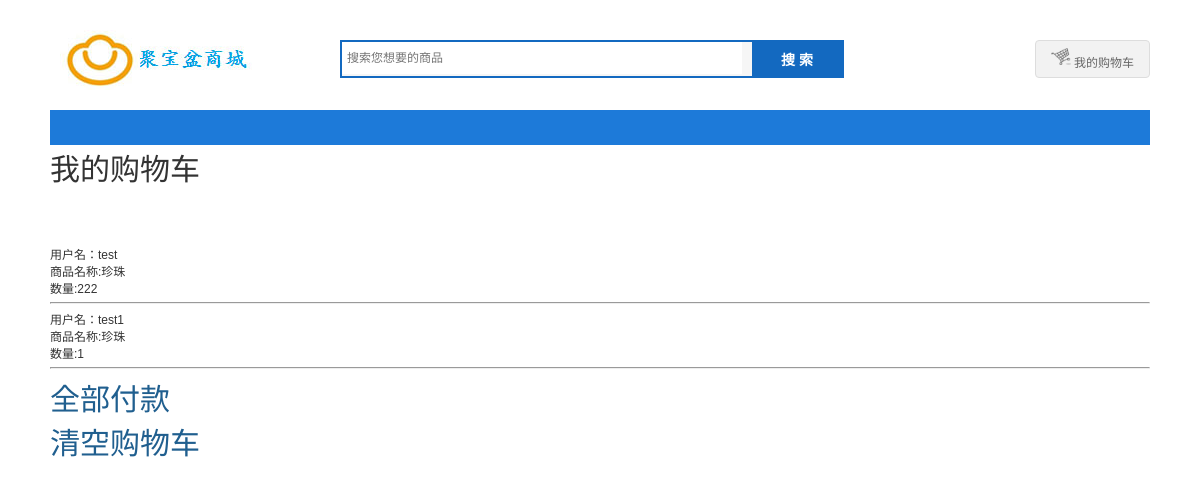
The app's page /user/cart.php?uid=1, older data.
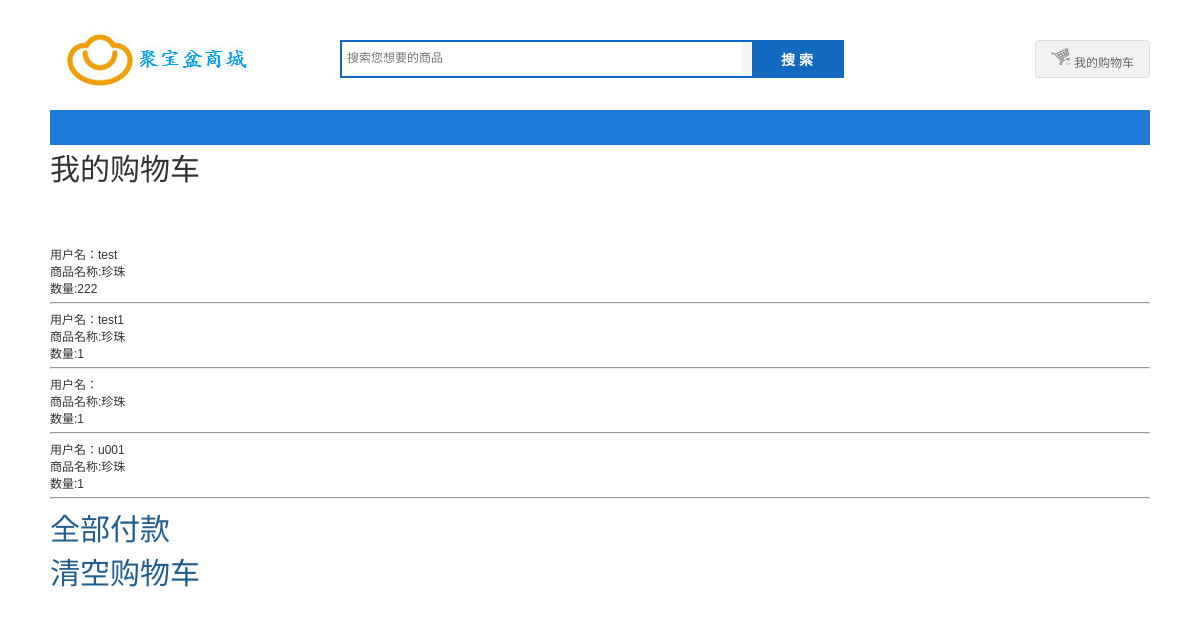
The same page, newer data.
### tables this page shows
CREATE TABLE `cart` (
  `id` int(11) NOT NULL AUTO_INCREMENT,
  `user_id` int(11) NOT NULL,
  `goods_id` int(11) NOT NULL,
  `count` int(11) NOT NULL,
  PRIMARY KEY (`id`)
);

CREATE TABLE `user` (
  `id` int(11) NOT NULL AUTO_INCREMENT,
  `uname` varchar(255) NOT NULL,
  `pwd` varchar(255) NOT NULL,
  `tel` varchar(30) DEFAULT NULL,
  `sex` varchar(20) DEFAULT NULL,
  `email` varchar(255) DEFAULT NULL,
  `address` varchar(255) DEFAULT NULL,
  `avatar` varchar(255) DEFAULT NULL,
  PRIMARY KEY (`id`)
);

CREATE TABLE `goods` (
  `id` int(11) NOT NULL AUTO_INCREMENT,
  `goods_name` varchar(255) NOT NULL,
  `type` varchar(100) NOT NULL,
  `price` float NOT NULL,
  `description` text,
  `old_price` float(4,2) DEFAULT '0.00',
  `picture` varchar(255) DEFAULT NULL,
  PRIMARY KEY (`id`)
);

### user/function.php (called while the page is built, shortened)
<?php
function getUserNameById($conn,$user_id){
      $sql = "select * from user where id = ".$user_id;
      $result = $conn->query($sql);
      if ($result->num_rows>0) {
        while ($row = $result->fetch_assoc()) {
          return $row['uname'];
        }
      }
}
function getGoodsNameById($conn,$goods_id){
  $sql = "select * from goods where id = ".$goods_id;
  $result = $conn->query($sql);
  if ($result->num_rows>0) {
    while ($row = $result->fetch_assoc()) {
      return $row['goods_name'];
    }
  }
}

### user/cart.php (the view, shortened to what this page needs)
<?php
include '../conn.php';
include 'function.php';
?>
<!DOCTYPE>
<html>
<head>
  <link rel="stylesheet" type="text/css" href="../css/general.css">
  <link rel="stylesheet" type="text/css" href="../css/index.css">
</head>
<body>
<?php include '../header.php'; ?>
<div class="container w1100">
  <p style="font-size:30px">我的购物车</p>
      <br>  <br>  <br>  <br>
      <p >
        <?php
$sql = "SELECT * FROM cart where user_id = ".$uid;
$result = $conn->query($sql);
if ($result->num_rows > 0) {
while($row = $result->fetch_assoc()) {
  echo "用户名：".getUserNameById($conn,$row['id'])."<br>商品名称:".getGoodsNameById($conn,$row['goods_id'])."<br>数量:".$row['count'];
 ?>
<hr>
 <?php
}
}
 ?> </p>
 <p style='font-size:30px'><a href="/user/payall.php?uid=<?php echo $uid?>">全部付款</a></p>
 <p style='font-size:30px'><a href="/user/cleancart.php?uid=<?php echo $uid?>">清空购物车</a></p>
</div>
<div class="footer mt20">
</body></html>

Row changes from the older to the newer data that the page shows:
added cart: goods.goods_name "珍珠", count "1"
added cart: id.uname "u001", goods.goods_name "珍珠", count "1"
